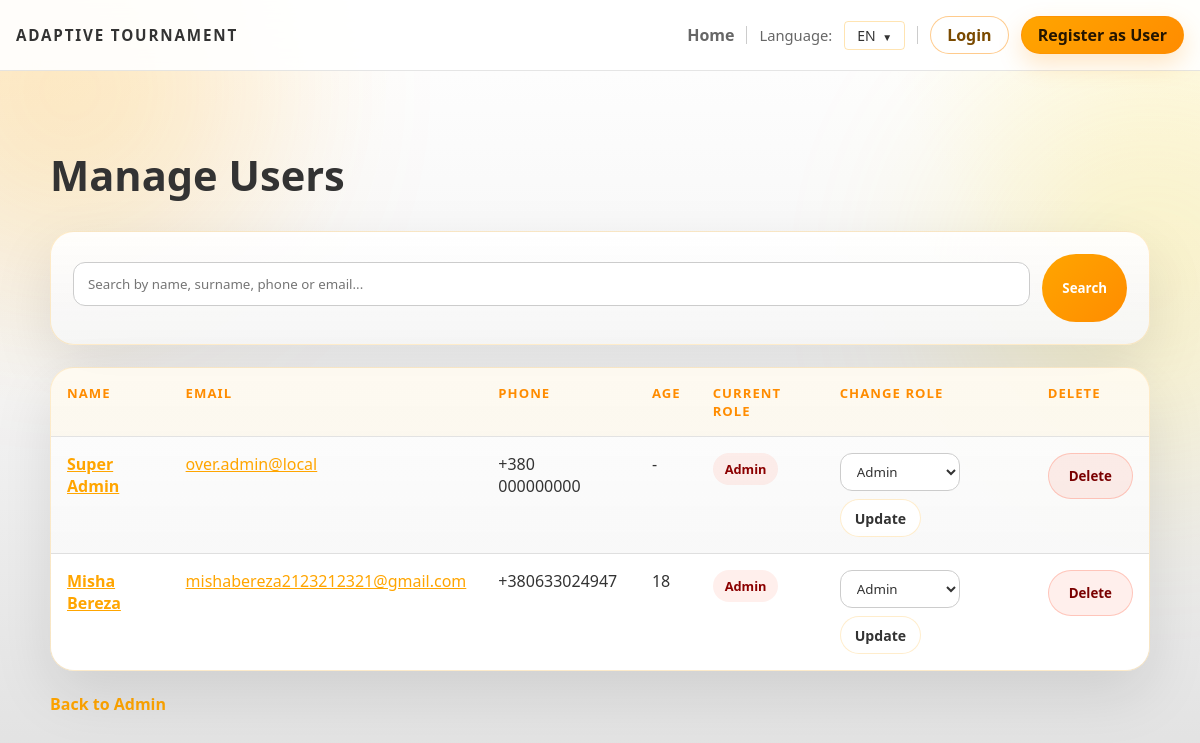
Before: /admin/users with the older database file.
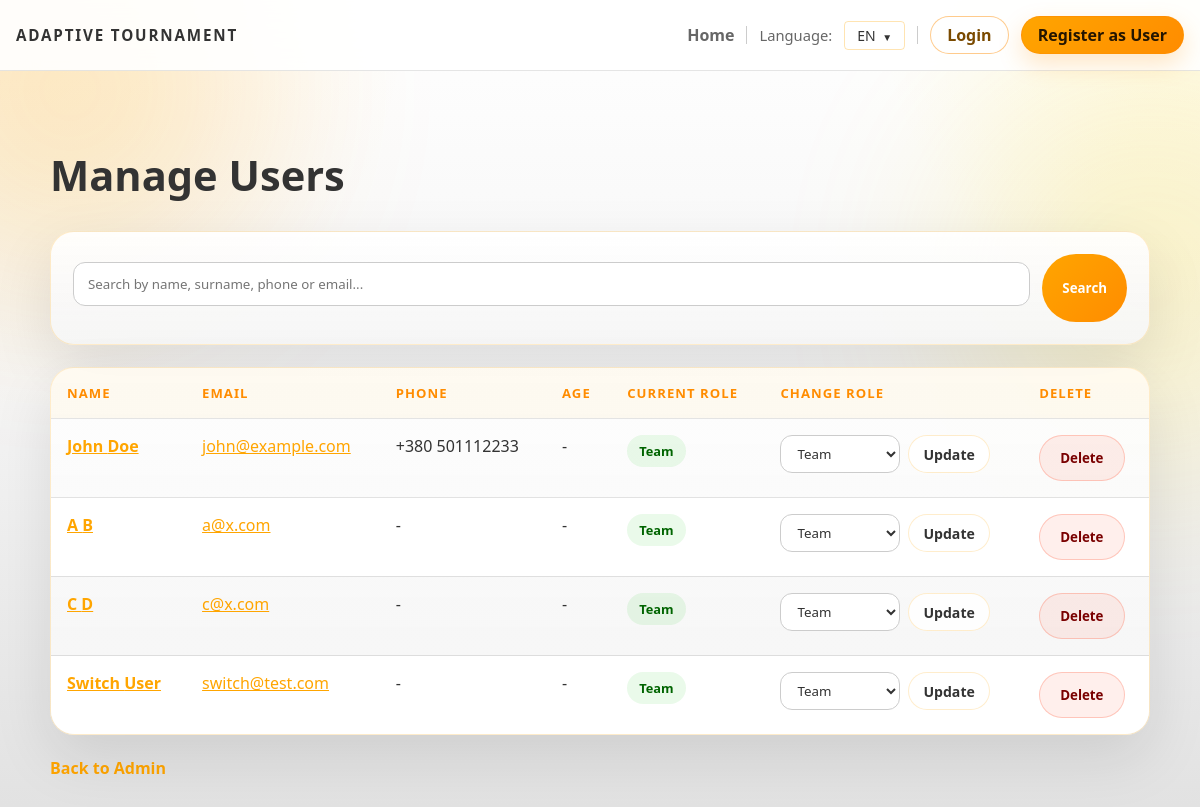
After: the same page with the newer database file.
### backend/models.py (models this page shows, shortened)
class User(db.Model):
    id = db.Column(db.Integer, primary_key=True)
    first_name = db.Column(db.String(120), nullable=False)
    last_name = db.Column(db.String(120), nullable=False)
    email = db.Column(db.String(200), unique=True, nullable=False)
    password_hash = db.Column(db.String(255), nullable=False, default='')
    phone_country_code = db.Column(db.String(10), nullable=False, default='+380')
    phone_number = db.Column(db.String(30), nullable=False, default='')
    age = db.Column(db.Integer)
    bio = db.Column(db.Text)
    role = db.Column(db.String(30), default='team')
    is_verified = db.Column(db.Boolean, default=False)
    verification_token = db.Column(db.String(64), unique=True, nullable=True)
    last_login_at = db.Column(db.DateTime, nullable=True)
    login_token = db.Column(db.String(64), unique=True, nullable=True)
    @property
    def phone_display(self):
        if self.phone_country_code and self.phone_number:
            return f"{self.phone_country_code} {self.phone_number}"
        return self.phone_number or ''

### backend/admin.py (the view, shortened to what this page needs)
def admin_users():
    users = User.query.all()
    search = request.args.get('search', '').strip()
    return render_template('admin_users.html', users=users, search=search)

### backend/app.py (called while the page is built)
@app.context_processor
def inject_user_processor():
    return inject_user()

@app.context_processor
def translation_processor():
    return translation()

### backend/app_helpers.py (called while the page is built)
def get_current_user():
    uid = session.get('user_id')
    if uid:
        return db.session.get(User, uid)
    return None

def inject_user():
    return {'get_current_user': get_current_user}

### backend/translations.py (called while the page is built)
def get_text(key, lang='en', **kwargs):
    if lang not in TRANSLATIONS:
        lang = 'en'
    text = TRANSLATIONS[lang].get(key, TRANSLATIONS['en'].get(key, key))
    if kwargs:
        try:
            return text.format(**kwargs)
        except Exception:
            return text
    return text

### templates/admin_users.html (shortened to what this page needs)
{% extends 'base.html' %}
{% block head %}
  <link rel="stylesheet" href="/static/css/admin.css">
{% endblock %}
{% block content %}
<div class="admin-page">
  <h2 class="page-title">{{ t('admin_users_title') }}</h2>
  <div class="search-panel">
    <form method="get" class="search-form">
      <input type="text" name="search" placeholder="{{ t('search_users_placeholder') }}" value="{{ search }}">
      <button type="submit" class="submit-btn">{{ t('search') }}</button>
    </form>
  </div>
  <div class="table-shell">
    <table class="admin-table">
      <thead>
        <tr>
          <th>{{ t('name') }}</th>
          <th>{{ t('email') }}</th>
          <th>{{ t('phone') }}</th>
          <th>{{ t('age') }}</th>
          <th>{{ t('current_role') }}</th>
          <th>{{ t('change_role') }}</th>
          <th>{{ t('delete') }}</th>
        </tr>
      </thead>
      <tbody>
        {% for user in users %}
          <tr>
            <td><strong><a href="/user/{{ user.id }}">{{ user.first_name }} {{ user.last_name }}</a></strong></td>
            <td><a href="/user/{{ user.id }}">{{ user.email }}</a></td>
            <td>{{ user.phone_display or '-' }}</td>
            <td>{{ user.age or '-' }}</td>
            <td>
              <span class="status-pill {{ user.role if user.role in ['admin', 'jury', 'team'] else 'default' }}">
                {% if user.role == 'admin' %}
                  {{ t('admin_short') }}
                {% elif user.role == 'jury' %}
                  {{ t('jury_short') }}
                {% else %}
                  {{ t('team') }}
                {% endif %}
              </span>
            </td>
            <td>
              <form method="post" action="/admin/user/{{ user.id }}/change-role" class="role-form">
                <select name="role">
                  <option value="team" {% if user.role == 'team' %}selected{% endif %}>{{ t('team') }}</option>
                  <option value="admin" {% if user.role == 'admin' %}selected{% endif %}>{{ t('admin_short') }}</option>
                </select>
                <button type="submit" class="inline-btn">{{ t('update') }}</button>
              </form>
            </td>
            <td>
              <form method="post" action="/admin/user/{{ user.id }}/delete" class="inline-form">
                <button onclick="return confirm('{{ t('delete') }}?')" class="danger-btn">{{ t('delete') }}</button>
              </form>
            </td>
          </tr>
        {% else %}
          <tr>
            <td colspan="7" class="empty-row">
              {% if search %}{{ t('no_users_found') }} "{{ search }}"{% else %}{{ t('no_users_found') }}{% endif %}
            </td>
          </tr>
        {% endfor %}
      </tbody>
    </table>
  </div>
  <div class="back-link">
    <a href="/admin/dashboard">{{ t('back_to_admin') }}</a>
  </div>
</div>
{% endblock %}

### templates/base.html (shortened to what this page needs)
<!doctype html>
<html lang="{{ lang }}">
  <head>
    <link rel="stylesheet" href="/static/css/main.css">
    {% block head %}{% endblock %}
  </head>
  <body>
    <div class="page-shell">
      <div class="page-glow page-glow-left"></div>
      <div class="page-glow page-glow-right"></div>
      <nav class="topbar">
        <div class="topbar-inner">
          <a href="/" class="brand-mark">{{ t('app_title') }}</a>
          <div class="topbar-links">
            <a href="/">{{ t('home') }}</a>
            <span class="language-switcher">{{ t('language') }}:</span>
            <div class="dropdown topbar-dropdown">
              <button type="button" class="dropdown-toggle" aria-expanded="false">{{ lang|upper }}</button>
            </div>
            {% set _cur = get_current_user() %}
            {% if _cur %}
              <a href="/user/{{ _cur.id }}" class="profile-link" title="{{ t('profile_prefix') }}">{{ t('profile_prefix') }}: {{ _cur.first_name }}</a>
              <a href="/logout" class="logout-link">{{ t('logout') }}</a>
            {% else %}
              <a href="/login" class="auth-link auth-login">{{ t('login') }}</a>
              <a href="/register" class="auth-link auth-register">{{ t('register') }}</a>
            {% endif %}
          </div>
        </div>
      </nav>
      <div class="container">
        {% block content %}{% endblock %}
      </div>
    </div>
  </body>
</html>

### static/css/main.css (style rules this page uses)
:root { --bg: #ffffff; --bg-soft: #f9f9f9; --panel: rgba(255, 255, 255, 0.95); --panel-border: rgba(255, 165, 0, 0.3); --text: #333333; --muted: #666666; --accent: #ffa500; --accent-strong: #ff8c00; --success: #32cd32; --warning: #ffd700; --danger: #ff6347; --font-ui: "Segoe UI", "Trebuchet MS", Arial, sans-serif; --font-display: var(--font-ui); --font-body: var(--font-ui); }
* { box-sizing: border-box; }
html { scroll-behavior: smooth; }
body { margin: 0; min-height: 100vh; font-family: var(--font-body); color: var(--text); background: radial-gradient(circle at top left, rgba(255, 165, 0, 0.1), transparent 28%), radial-gradient(circle at top right, rgba(255, 215, 0, 0.1), transparent 22%), linear-gradient(180deg, #ffffff 0%, #f5f5f5 45%, #e0e0e0 100%); }
a { color: inherit; }
.page-shell { position: relative; overflow: hidden; min-height: 100vh; }
.page-glow { position: fixed; width: 380px; height: 380px; border-radius: 50%; filter: blur(100px); opacity: 0.18; pointer-events: none; z-index: 0; }
.page-glow-left { top: -100px; left: -120px; background: #ffa500; }
.page-glow-right { top: 90px; right: -140px; background: #ffd700; }
.topbar { position: sticky; top: 0; z-index: 5; backdrop-filter: blur(18px); background: rgba(255, 255, 255, 0.9); border-bottom: 1px solid rgba(0, 0, 0, 0.1); }
.topbar-inner { width: min(1180px, calc(100% - 32px)); margin: 0 auto; padding: 16px 0; display: flex; align-items: center; justify-content: space-between; gap: 20px; }
.brand-mark { text-decoration: none; font-size: 0.95rem; font-weight: 700; letter-spacing: 0.12em; text-transform: uppercase; color: #333333; font-family: var(--font-display); }
.topbar-links { display: flex; align-items: center; justify-content: flex-end; flex-wrap: wrap; gap: 12px; color: var(--muted); }
.topbar-links a { text-decoration: none; font-weight: 600; color: #666666; }
.topbar-links .auth-link { display: inline-flex; align-items: center; justify-content: center; min-height: 38px; padding: 0 16px; border-radius: 999px; line-height: 1; white-space: nowrap; transition: transform 0.18s ease, box-shadow 0.18s ease, background 0.18s ease, border-color 0.18s ease; }
.topbar-links .auth-login { border: 1px solid rgba(255, 140, 0, 0.45); background: rgba(255, 255, 255, 0.72); color: #7a4a00; }
.topbar-links .auth-register { border: 1px solid rgba(255, 140, 0, 0.55); background: linear-gradient(135deg, var(--accent) 0%, var(--accent-strong) 100%); color: #241500; box-shadow: 0 10px 24px rgba(255, 140, 0, 0.22); }
.language-switcher { font-size: 0.92rem; }
.dropdown { position: relative; display: inline-block; }
.dropdown-toggle { background: none; border: 1px solid var(--panel-border); padding: 4px 12px; border-radius: 4px; cursor: pointer; font-size: 14px; font-weight: 500; color: var(--text); transition: all 0.2s; }
.dropdown-toggle::after { content: ' ▼'; font-size: 10px; margin-left: 4px; }
.container { position: relative; z-index: 1; width: min(1180px, calc(100% - 32px)); margin: 0 auto; padding: 36px 0 72px; }
h1, h2, h3, h4, h5, h6, .page-title, .hero-title, .hero-panel-title, .tournament-name { font-family: var(--font-display); }
body, p, li, label, input, textarea, select, button, a, th, td, .flash-message, .status-chip, .status-pill { font-family: var(--font-body); }
.container a:not(.primary-button):not(.secondary-button):not(.panel-link):not(.brand-mark) { color: #ffa500; }
form input, form textarea, form select { width: 100%; padding: 12px 14px; margin: 8px 0 16px; border: 1px solid #cccccc; border-radius: 12px; box-sizing: border-box; background: #ffffff; color: #333333; }
form button { padding: 11px 20px; background: linear-gradient(135deg, var(--accent) 0%, var(--accent-strong) 100%); color: #04101e; border: none; border-radius: 999px; cursor: pointer; font-weight: 800; }

Changed rows visible on the page:
removed User: first_name "Misha", last_name "Bereza", email "mishabereza2123212321@gmail.com", phone_country_code+phone_number "+380633024947", age "18", role "Admin", t "Update", t "Delete"
changed User: first_name "Super" → "John"; last_name "Admin" → "Doe"; email "over.admin@local" → "john@example.com"; phone_country_code+phone_number "+380 000000000" → "+380 501112233"; role (not shown) → "Team"; role "Admin" → "Team"; t "Admin" → (not shown)
added User: first_name "A", last_name "B", email "a@x.com", phone_country_code+phone_number "-", age "-", role "Team", t "Update", t "Delete"
added User: first_name "C", last_name "D", email "c@x.com", phone_country_code+phone_number "-", age "-", role "Team", t "Update", t "Delete"
added User: first_name "Switch", last_name "User", email "switch@test.com", phone_country_code+phone_number "-", age "-", role "Team", t "Update", t "Delete"
